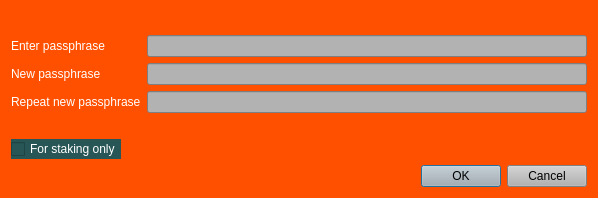
<?xml version="1.0" encoding="UTF-8"?>
<ui version="4.0">
 <class>AskPassphraseDialog</class>
 <widget class="QDialog" name="AskPassphraseDialog">
  <property name="geometry">
   <rect>
    <x>0</x>
    <y>0</y>
    <width>598</width>
    <height>198</height>
   </rect>
  </property>
  <property name="sizePolicy">
   <sizepolicy hsizetype="Preferred" vsizetype="Minimum">
    <horstretch>0</horstretch>
    <verstretch>0</verstretch>
   </sizepolicy>
  </property>
  <property name="minimumSize">
   <size>
    <width>550</width>
    <height>0</height>
   </size>
  </property>
  <property name="palette">
   <palette>
    <active>
     <colorrole role="WindowText">
      <brush brushstyle="SolidPattern">
       <color alpha="255">
        <red>255</red>
        <green>255</green>
        <blue>255</blue>
       </color>
      </brush>
     </colorrole>
     <colorrole role="Button">
      <brush brushstyle="SolidPattern">
       <color alpha="255">
        <red>255</red>
        <green>255</green>
        <blue>255</blue>
       </color>
      </brush>
     </colorrole>
     <colorrole role="Light">
      <brush brushstyle="SolidPattern">
       <color alpha="255">
        <red>207</red>
        <green>207</green>
        <blue>207</blue>
       </color>
      </brush>
     </colorrole>
     <colorrole role="Midlight">
      <brush brushstyle="SolidPattern">
       <color alpha="255">
        <red>172</red>
        <green>172</green>
        <blue>172</blue>
       </color>
      </brush>
     </colorrole>
     <colorrole role="Dark">
      <brush brushstyle="SolidPattern">
       <color alpha="255">
        <red>69</red>
        <green>69</green>
        <blue>69</blue>
       </color>
      </brush>
     </colorrole>
     <colorrole role="Mid">
      <brush brushstyle="SolidPattern">
       <color alpha="255">
        <red>92</red>
        <green>92</green>
        <blue>92</blue>
       </color>
      </brush>
     </colorrole>
     <colorrole role="Text">
      <brush brushstyle="SolidPattern">
       <color alpha="255">
        <red>255</red>
        <green>255</green>
        <blue>255</blue>
       </color>
      </brush>
     </colorrole>
     <colorrole role="BrightText">
      <brush brushstyle="SolidPattern">
       <color alpha="255">
        <red>255</red>
        <green>255</green>
        <blue>255</blue>
       </color>
      </brush>
     </colorrole>
     <colorrole role="ButtonText">
      <brush brushstyle="SolidPattern">
       <color alpha="255">
        <red>0</red>
        <green>0</green>
        <blue>0</blue>
       </color>
      </brush>
     </colorrole>
     <colorrole role="Base">
      <brush brushstyle="SolidPattern">
       <color alpha="255">
        <red>255</red>
        <green>80</green>
        <blue>0</blue>
       </color>
      </brush>
     </colorrole>
     <colorrole role="Window">
      <brush brushstyle="SolidPattern">
       <color alpha="255">
        <red>255</red>
        <green>80</green>
        <blue>0</blue>
       </color>
      </brush>
     </colorrole>
     <colorrole role="Shadow">
      <brush brushstyle="SolidPattern">
       <color alpha="255">
        <red>0</red>
        <green>0</green>
        <blue>0</blue>
       </color>
      </brush>
     </colorrole>
     <colorrole role="AlternateBase">
      <brush brushstyle="SolidPattern">
       <color alpha="255">
        <red>255</red>
        <green>80</green>
        <blue>0</blue>
       </color>
      </brush>
     </colorrole>
     <colorrole role="NoRole">
      <brush brushstyle="SolidPattern">
       <color alpha="255">
        <red>255</red>
        <green>80</green>
        <blue>0</blue>
       </color>
      </brush>
     </colorrole>
     <colorrole role="ToolTipBase">
      <brush brushstyle="SolidPattern">
       <color alpha="255">
        <red>255</red>
        <green>80</green>
        <blue>0</blue>
       </color>
      </brush>
     </colorrole>
     <colorrole role="ToolTipText">
      <brush brushstyle="SolidPattern">
       <color alpha="255">
        <red>255</red>
        <green>255</green>
        <blue>255</blue>
       </color>
      </brush>
     </colorrole>
    </active>
    <inactive>
     <colorrole role="WindowText">
      <brush brushstyle="SolidPattern">
       <color alpha="255">
        <red>255</red>
        <green>255</green>
        <blue>255</blue>
       </color>
      </brush>
     </colorrole>
     <colorrole role="Button">
      <brush brushstyle="SolidPattern">
       <color alpha="255">
        <red>255</red>
        <green>255</green>
        <blue>255</blue>
       </color>
      </brush>
     </colorrole>
     <colorrole role="Light">
      <brush brushstyle="SolidPattern">
       <color alpha="255">
        <red>207</red>
        <green>207</green>
        <blue>207</blue>
       </color>
      </brush>
     </colorrole>
     <colorrole role="Midlight">
      <brush brushstyle="SolidPattern">
       <color alpha="255">
        <red>172</red>
        <green>172</green>
        <blue>172</blue>
       </color>
      </brush>
     </colorrole>
     <colorrole role="Dark">
      <brush brushstyle="SolidPattern">
       <color alpha="255">
        <red>69</red>
        <green>69</green>
        <blue>69</blue>
       </color>
      </brush>
     </colorrole>
     <colorrole role="Mid">
      <brush brushstyle="SolidPattern">
       <color alpha="255">
        <red>92</red>
        <green>92</green>
        <blue>92</blue>
       </color>
      </brush>
     </colorrole>
     <colorrole role="Text">
      <brush brushstyle="SolidPattern">
       <color alpha="255">
        <red>255</red>
        <green>255</green>
        <blue>255</blue>
       </color>
      </brush>
     </colorrole>
     <colorrole role="BrightText">
      <brush brushstyle="SolidPattern">
       <color alpha="255">
        <red>255</red>
        <green>255</green>
        <blue>255</blue>
       </color>
      </brush>
     </colorrole>
     <colorrole role="ButtonText">
      <brush brushstyle="SolidPattern">
       <color alpha="255">
        <red>0</red>
        <green>0</green>
        <blue>0</blue>
       </color>
      </brush>
     </colorrole>
     <colorrole role="Base">
      <brush brushstyle="SolidPattern">
       <color alpha="255">
        <red>255</red>
        <green>80</green>
        <blue>0</blue>
       </color>
      </brush>
     </colorrole>
     <colorrole role="Window">
      <brush brushstyle="SolidPattern">
       <color alpha="255">
        <red>255</red>
        <green>80</green>
        <blue>0</blue>
       </color>
      </brush>
     </colorrole>
     <colorrole role="Shadow">
      <brush brushstyle="SolidPattern">
       <color alpha="255">
        <red>0</red>
        <green>0</green>
        <blue>0</blue>
       </color>
      </brush>
     </colorrole>
     <colorrole role="AlternateBase">
      <brush brushstyle="SolidPattern">
       <color alpha="255">
        <red>255</red>
        <green>80</green>
        <blue>0</blue>
       </color>
      </brush>
     </colorrole>
     <colorrole role="NoRole">
      <brush brushstyle="SolidPattern">
       <color alpha="255">
        <red>255</red>
        <green>80</green>
        <blue>0</blue>
       </color>
      </brush>
     </colorrole>
     <colorrole role="ToolTipBase">
      <brush brushstyle="SolidPattern">
       <color alpha="255">
        <red>255</red>
        <green>80</green>
        <blue>0</blue>
       </color>
      </brush>
     </colorrole>
     <colorrole role="ToolTipText">
      <brush brushstyle="SolidPattern">
       <color alpha="255">
        <red>255</red>
        <green>255</green>
        <blue>255</blue>
       </color>
      </brush>
     </colorrole>
    </inactive>
    <disabled>
     <colorrole role="WindowText">
      <brush brushstyle="SolidPattern">
       <color alpha="255">
        <red>69</red>
        <green>69</green>
        <blue>69</blue>
       </color>
      </brush>
     </colorrole>
     <colorrole role="Button">
      <brush brushstyle="SolidPattern">
       <color alpha="255">
        <red>255</red>
        <green>255</green>
        <blue>255</blue>
       </color>
      </brush>
     </colorrole>
     <colorrole role="Light">
      <brush brushstyle="SolidPattern">
       <color alpha="255">
        <red>207</red>
        <green>207</green>
        <blue>207</blue>
       </color>
      </brush>
     </colorrole>
     <colorrole role="Midlight">
      <brush brushstyle="SolidPattern">
       <color alpha="255">
        <red>172</red>
        <green>172</green>
        <blue>172</blue>
       </color>
      </brush>
     </colorrole>
     <colorrole role="Dark">
      <brush brushstyle="SolidPattern">
       <color alpha="255">
        <red>69</red>
        <green>69</green>
        <blue>69</blue>
       </color>
      </brush>
     </colorrole>
     <colorrole role="Mid">
      <brush brushstyle="SolidPattern">
       <color alpha="255">
        <red>92</red>
        <green>92</green>
        <blue>92</blue>
       </color>
      </brush>
     </colorrole>
     <colorrole role="Text">
      <brush brushstyle="SolidPattern">
       <color alpha="255">
        <red>69</red>
        <green>69</green>
        <blue>69</blue>
       </color>
      </brush>
     </colorrole>
     <colorrole role="BrightText">
      <brush brushstyle="SolidPattern">
       <color alpha="255">
        <red>255</red>
        <green>255</green>
        <blue>255</blue>
       </color>
      </brush>
     </colorrole>
     <colorrole role="ButtonText">
      <brush brushstyle="SolidPattern">
       <color alpha="255">
        <red>69</red>
        <green>69</green>
        <blue>69</blue>
       </color>
      </brush>
     </colorrole>
     <colorrole role="Base">
      <brush brushstyle="SolidPattern">
       <color alpha="255">
        <red>255</red>
        <green>80</green>
        <blue>0</blue>
       </color>
      </brush>
     </colorrole>
     <colorrole role="Window">
      <brush brushstyle="SolidPattern">
       <color alpha="255">
        <red>255</red>
        <green>80</green>
        <blue>0</blue>
       </color>
      </brush>
     </colorrole>
     <colorrole role="Shadow">
      <brush brushstyle="SolidPattern">
       <color alpha="255">
        <red>0</red>
        <green>0</green>
        <blue>0</blue>
       </color>
      </brush>
     </colorrole>
     <colorrole role="AlternateBase">
      <brush brushstyle="SolidPattern">
       <color alpha="255">
        <red>255</red>
        <green>80</green>
        <blue>0</blue>
       </color>
      </brush>
     </colorrole>
     <colorrole role="NoRole">
      <brush brushstyle="SolidPattern">
       <color alpha="255">
        <red>255</red>
        <green>80</green>
        <blue>0</blue>
       </color>
      </brush>
     </colorrole>
     <colorrole role="ToolTipBase">
      <brush brushstyle="SolidPattern">
       <color alpha="255">
        <red>255</red>
        <green>80</green>
        <blue>0</blue>
       </color>
      </brush>
     </colorrole>
     <colorrole role="ToolTipText">
      <brush brushstyle="SolidPattern">
       <color alpha="255">
        <red>255</red>
        <green>255</green>
        <blue>255</blue>
       </color>
      </brush>
     </colorrole>
    </disabled>
   </palette>
  </property>
  <property name="windowTitle">
   <string>Passphrase Dialog</string>
  </property>
  <property name="autoFillBackground">
   <bool>true</bool>
  </property>
  <layout class="QVBoxLayout" name="verticalLayout">
   <item>
    <widget class="QLabel" name="warningLabel">
     <property name="textFormat">
      <enum>Qt::RichText</enum>
     </property>
     <property name="wordWrap">
      <bool>true</bool>
     </property>
    </widget>
   </item>
   <item>
    <layout class="QFormLayout" name="formLayout">
     <property name="fieldGrowthPolicy">
      <enum>QFormLayout::AllNonFixedFieldsGrow</enum>
     </property>
     <item row="0" column="0">
      <widget class="QLabel" name="passLabel1">
       <property name="text">
        <string>&lt;html&gt;&lt;head/&gt;&lt;body&gt;&lt;p&gt;&lt;span style=&quot; color:#ffffff;&quot;&gt;Enter passphrase&lt;/span&gt;&lt;/p&gt;&lt;/body&gt;&lt;/html&gt;</string>
       </property>
      </widget>
     </item>
     <item row="0" column="1">
      <widget class="QLineEdit" name="passEdit1">
       <property name="palette">
        <palette>
         <active>
          <colorrole role="WindowText">
           <brush brushstyle="SolidPattern">
            <color alpha="255">
             <red>255</red>
             <green>255</green>
             <blue>255</blue>
            </color>
           </brush>
          </colorrole>
          <colorrole role="Button">
           <brush brushstyle="SolidPattern">
            <color alpha="255">
             <red>178</red>
             <green>178</green>
             <blue>178</blue>
            </color>
           </brush>
          </colorrole>
          <colorrole role="Text">
           <brush brushstyle="SolidPattern">
            <color alpha="255">
             <red>255</red>
             <green>255</green>
             <blue>255</blue>
            </color>
           </brush>
          </colorrole>
          <colorrole role="ButtonText">
           <brush brushstyle="SolidPattern">
            <color alpha="255">
             <red>255</red>
             <green>255</green>
             <blue>255</blue>
            </color>
           </brush>
          </colorrole>
          <colorrole role="Base">
           <brush brushstyle="SolidPattern">
            <color alpha="255">
             <red>178</red>
             <green>178</green>
             <blue>178</blue>
            </color>
           </brush>
          </colorrole>
          <colorrole role="Window">
           <brush brushstyle="SolidPattern">
            <color alpha="255">
             <red>178</red>
             <green>178</green>
             <blue>178</blue>
            </color>
           </brush>
          </colorrole>
          <colorrole role="Shadow">
           <brush brushstyle="SolidPattern">
            <color alpha="255">
             <red>90</red>
             <green>104</green>
             <blue>118</blue>
            </color>
           </brush>
          </colorrole>
          <colorrole role="ToolTipText">
           <brush brushstyle="SolidPattern">
            <color alpha="255">
             <red>255</red>
             <green>255</green>
             <blue>255</blue>
            </color>
           </brush>
          </colorrole>
         </active>
         <inactive>
          <colorrole role="WindowText">
           <brush brushstyle="SolidPattern">
            <color alpha="255">
             <red>255</red>
             <green>255</green>
             <blue>255</blue>
            </color>
           </brush>
          </colorrole>
          <colorrole role="Button">
           <brush brushstyle="SolidPattern">
            <color alpha="255">
             <red>178</red>
             <green>178</green>
             <blue>178</blue>
            </color>
           </brush>
          </colorrole>
          <colorrole role="Text">
           <brush brushstyle="SolidPattern">
            <color alpha="255">
             <red>255</red>
             <green>255</green>
             <blue>255</blue>
            </color>
           </brush>
          </colorrole>
          <colorrole role="ButtonText">
           <brush brushstyle="SolidPattern">
            <color alpha="255">
             <red>255</red>
             <green>255</green>
             <blue>255</blue>
            </color>
           </brush>
          </colorrole>
          <colorrole role="Base">
           <brush brushstyle="SolidPattern">
            <color alpha="255">
             <red>178</red>
             <green>178</green>
             <blue>178</blue>
            </color>
           </brush>
          </colorrole>
          <colorrole role="Window">
           <brush brushstyle="SolidPattern">
            <color alpha="255">
             <red>178</red>
             <green>178</green>
             <blue>178</blue>
            </color>
           </brush>
          </colorrole>
          <colorrole role="Shadow">
           <brush brushstyle="SolidPattern">
            <color alpha="255">
             <red>90</red>
             <green>104</green>
             <blue>118</blue>
            </color>
           </brush>
          </colorrole>
          <colorrole role="ToolTipText">
           <brush brushstyle="SolidPattern">
            <color alpha="255">
             <red>255</red>
             <green>255</green>
             <blue>255</blue>
            </color>
           </brush>
          </colorrole>
         </inactive>
         <disabled>
          <colorrole role="WindowText">
           <brush brushstyle="SolidPattern">
            <color alpha="255">
             <red>255</red>
             <green>255</green>
             <blue>255</blue>
            </color>
           </brush>
          </colorrole>
          <colorrole role="Button">
           <brush brushstyle="SolidPattern">
            <color alpha="255">
             <red>178</red>
             <green>178</green>
             <blue>178</blue>
            </color>
           </brush>
          </colorrole>
          <colorrole role="Text">
           <brush brushstyle="SolidPattern">
            <color alpha="255">
             <red>255</red>
             <green>255</green>
             <blue>255</blue>
            </color>
           </brush>
          </colorrole>
          <colorrole role="ButtonText">
           <brush brushstyle="SolidPattern">
            <color alpha="255">
             <red>255</red>
             <green>255</green>
             <blue>255</blue>
            </color>
           </brush>
          </colorrole>
          <colorrole role="Base">
           <brush brushstyle="SolidPattern">
            <color alpha="255">
             <red>178</red>
             <green>178</green>
             <blue>178</blue>
            </color>
           </brush>
          </colorrole>
          <colorrole role="Window">
           <brush brushstyle="SolidPattern">
            <color alpha="255">
             <red>178</red>
             <green>178</green>
             <blue>178</blue>
            </color>
           </brush>
          </colorrole>
          <colorrole role="Shadow">
           <brush brushstyle="SolidPattern">
            <color alpha="255">
             <red>90</red>
             <green>104</green>
             <blue>118</blue>
            </color>
           </brush>
          </colorrole>
          <colorrole role="ToolTipText">
           <brush brushstyle="SolidPattern">
            <color alpha="255">
             <red>255</red>
             <green>255</green>
             <blue>255</blue>
            </color>
           </brush>
          </colorrole>
         </disabled>
        </palette>
       </property>
       <property name="autoFillBackground">
        <bool>false</bool>
       </property>
       <property name="styleSheet">
        <string notr="true">background-color: rgb(178, 178, 178);
color: rgb(255,255,255);</string>
       </property>
       <property name="echoMode">
        <enum>QLineEdit::Password</enum>
       </property>
      </widget>
     </item>
     <item row="1" column="0">
      <widget class="QLabel" name="passLabel2">
       <property name="text">
        <string>&lt;html&gt;&lt;head/&gt;&lt;body&gt;&lt;p&gt;&lt;span style=&quot; color:#ffffff;&quot;&gt;New passphrase&lt;/span&gt;&lt;/p&gt;&lt;/body&gt;&lt;/html&gt;</string>
       </property>
      </widget>
     </item>
     <item row="1" column="1">
      <widget class="QLineEdit" name="passEdit2">
       <property name="palette">
        <palette>
         <active>
          <colorrole role="WindowText">
           <brush brushstyle="SolidPattern">
            <color alpha="255">
             <red>255</red>
             <green>255</green>
             <blue>255</blue>
            </color>
           </brush>
          </colorrole>
          <colorrole role="Button">
           <brush brushstyle="SolidPattern">
            <color alpha="255">
             <red>178</red>
             <green>178</green>
             <blue>178</blue>
            </color>
           </brush>
          </colorrole>
          <colorrole role="Text">
           <brush brushstyle="SolidPattern">
            <color alpha="255">
             <red>255</red>
             <green>255</green>
             <blue>255</blue>
            </color>
           </brush>
          </colorrole>
          <colorrole role="ButtonText">
           <brush brushstyle="SolidPattern">
            <color alpha="255">
             <red>255</red>
             <green>255</green>
             <blue>255</blue>
            </color>
           </brush>
          </colorrole>
          <colorrole role="Base">
           <brush brushstyle="SolidPattern">
            <color alpha="255">
             <red>178</red>
             <green>178</green>
             <blue>178</blue>
            </color>
           </brush>
          </colorrole>
          <colorrole role="Window">
           <brush brushstyle="SolidPattern">
            <color alpha="255">
             <red>178</red>
             <green>178</green>
             <blue>178</blue>
            </color>
           </brush>
          </colorrole>
          <colorrole role="Shadow">
           <brush brushstyle="SolidPattern">
            <color alpha="255">
             <red>90</red>
             <green>104</green>
             <blue>118</blue>
            </color>
           </brush>
          </colorrole>
         </active>
         <inactive>
          <colorrole role="WindowText">
           <brush brushstyle="SolidPattern">
            <color alpha="255">
             <red>255</red>
             <green>255</green>
             <blue>255</blue>
            </color>
           </brush>
          </colorrole>
          <colorrole role="Button">
           <brush brushstyle="SolidPattern">
            <color alpha="255">
             <red>178</red>
             <green>178</green>
             <blue>178</blue>
            </color>
           </brush>
          </colorrole>
          <colorrole role="Text">
           <brush brushstyle="SolidPattern">
            <color alpha="255">
             <red>255</red>
             <green>255</green>
             <blue>255</blue>
            </color>
           </brush>
          </colorrole>
          <colorrole role="ButtonText">
           <brush brushstyle="SolidPattern">
            <color alpha="255">
             <red>255</red>
             <green>255</green>
             <blue>255</blue>
            </color>
           </brush>
          </colorrole>
          <colorrole role="Base">
           <brush brushstyle="SolidPattern">
            <color alpha="255">
             <red>178</red>
             <green>178</green>
             <blue>178</blue>
            </color>
           </brush>
          </colorrole>
          <colorrole role="Window">
           <brush brushstyle="SolidPattern">
            <color alpha="255">
             <red>178</red>
             <green>178</green>
             <blue>178</blue>
            </color>
           </brush>
          </colorrole>
          <colorrole role="Shadow">
           <brush brushstyle="SolidPattern">
            <color alpha="255">
             <red>90</red>
             <green>104</green>
             <blue>118</blue>
            </color>
           </brush>
          </colorrole>
         </inactive>
         <disabled>
          <colorrole role="WindowText">
           <brush brushstyle="SolidPattern">
            <color alpha="255">
             <red>255</red>
             <green>255</green>
             <blue>255</blue>
            </color>
           </brush>
          </colorrole>
          <colorrole role="Button">
           <brush brushstyle="SolidPattern">
            <color alpha="255">
             <red>178</red>
             <green>178</green>
             <blue>178</blue>
            </color>
           </brush>
          </colorrole>
          <colorrole role="Text">
           <brush brushstyle="SolidPattern">
            <color alpha="255">
             <red>255</red>
             <green>255</green>
             <blue>255</blue>
            </color>
           </brush>
          </colorrole>
          <colorrole role="ButtonText">
           <brush brushstyle="SolidPattern">
            <color alpha="255">
             <red>255</red>
             <green>255</green>
             <blue>255</blue>
            </color>
           </brush>
          </colorrole>
          <colorrole role="Base">
           <brush brushstyle="SolidPattern">
            <color alpha="255">
             <red>178</red>
             <green>178</green>
             <blue>178</blue>
            </color>
           </brush>
          </colorrole>
          <colorrole role="Window">
           <brush brushstyle="SolidPattern">
            <color alpha="255">
             <red>178</red>
             <green>178</green>
             <blue>178</blue>
            </color>
           </brush>
          </colorrole>
          <colorrole role="Shadow">
           <brush brushstyle="SolidPattern">
            <color alpha="255">
             <red>90</red>
             <green>104</green>
             <blue>118</blue>
            </color>
           </brush>
          </colorrole>
         </disabled>
        </palette>
       </property>
       <property name="autoFillBackground">
        <bool>false</bool>
       </property>
       <property name="styleSheet">
        <string notr="true">background-color: rgb(178, 178, 178);
color: rgb(255,255,255);</string>
       </property>
       <property name="echoMode">
        <enum>QLineEdit::Password</enum>
       </property>
      </widget>
     </item>
     <item row="2" column="0">
      <widget class="QLabel" name="passLabel3">
       <property name="text">
        <string>&lt;html&gt;&lt;head/&gt;&lt;body&gt;&lt;p&gt;&lt;span style=&quot; color:#ffffff;&quot;&gt;Repeat new passphrase&lt;/span&gt;&lt;/p&gt;&lt;/body&gt;&lt;/html&gt;</string>
       </property>
      </widget>
     </item>
     <item row="2" column="1">
      <widget class="QLineEdit" name="passEdit3">
       <property name="palette">
        <palette>
         <active>
          <colorrole role="WindowText">
           <brush brushstyle="SolidPattern">
            <color alpha="255">
             <red>255</red>
             <green>255</green>
             <blue>255</blue>
            </color>
           </brush>
          </colorrole>
          <colorrole role="Button">
           <brush brushstyle="SolidPattern">
            <color alpha="255">
             <red>178</red>
             <green>178</green>
             <blue>178</blue>
            </color>
           </brush>
          </colorrole>
          <colorrole role="Text">
           <brush brushstyle="SolidPattern">
            <color alpha="255">
             <red>255</red>
             <green>255</green>
             <blue>255</blue>
            </color>
           </brush>
          </colorrole>
          <colorrole role="ButtonText">
           <brush brushstyle="SolidPattern">
            <color alpha="255">
             <red>255</red>
             <green>255</green>
             <blue>255</blue>
            </color>
           </brush>
          </colorrole>
          <colorrole role="Base">
           <brush brushstyle="SolidPattern">
            <color alpha="255">
             <red>178</red>
             <green>178</green>
             <blue>178</blue>
            </color>
           </brush>
          </colorrole>
          <colorrole role="Window">
           <brush brushstyle="SolidPattern">
            <color alpha="255">
             <red>178</red>
             <green>178</green>
             <blue>178</blue>
            </color>
           </brush>
          </colorrole>
          <colorrole role="Shadow">
           <brush brushstyle="SolidPattern">
            <color alpha="255">
             <red>90</red>
             <green>104</green>
             <blue>118</blue>
            </color>
           </brush>
          </colorrole>
         </active>
         <inactive>
          <colorrole role="WindowText">
           <brush brushstyle="SolidPattern">
            <color alpha="255">
             <red>255</red>
             <green>255</green>
             <blue>255</blue>
            </color>
           </brush>
          </colorrole>
          <colorrole role="Button">
           <brush brushstyle="SolidPattern">
            <color alpha="255">
             <red>178</red>
             <green>178</green>
             <blue>178</blue>
            </color>
           </brush>
          </colorrole>
          <colorrole role="Text">
           <brush brushstyle="SolidPattern">
            <color alpha="255">
             <red>255</red>
             <green>255</green>
             <blue>255</blue>
            </color>
           </brush>
          </colorrole>
          <colorrole role="ButtonText">
           <brush brushstyle="SolidPattern">
            <color alpha="255">
             <red>255</red>
             <green>255</green>
             <blue>255</blue>
            </color>
           </brush>
          </colorrole>
          <colorrole role="Base">
           <brush brushstyle="SolidPattern">
            <color alpha="255">
             <red>178</red>
             <green>178</green>
             <blue>178</blue>
            </color>
           </brush>
          </colorrole>
          <colorrole role="Window">
           <brush brushstyle="SolidPattern">
            <color alpha="255">
             <red>178</red>
             <green>178</green>
             <blue>178</blue>
            </color>
           </brush>
          </colorrole>
          <colorrole role="Shadow">
           <brush brushstyle="SolidPattern">
            <color alpha="255">
             <red>90</red>
             <green>104</green>
             <blue>118</blue>
            </color>
           </brush>
          </colorrole>
         </inactive>
         <disabled>
          <colorrole role="WindowText">
           <brush brushstyle="SolidPattern">
            <color alpha="255">
             <red>255</red>
             <green>255</green>
             <blue>255</blue>
            </color>
           </brush>
          </colorrole>
          <colorrole role="Button">
           <brush brushstyle="SolidPattern">
            <color alpha="255">
             <red>178</red>
             <green>178</green>
             <blue>178</blue>
            </color>
           </brush>
          </colorrole>
          <colorrole role="Text">
           <brush brushstyle="SolidPattern">
            <color alpha="255">
             <red>255</red>
             <green>255</green>
             <blue>255</blue>
            </color>
           </brush>
          </colorrole>
          <colorrole role="ButtonText">
           <brush brushstyle="SolidPattern">
            <color alpha="255">
             <red>255</red>
             <green>255</green>
             <blue>255</blue>
            </color>
           </brush>
          </colorrole>
          <colorrole role="Base">
           <brush brushstyle="SolidPattern">
            <color alpha="255">
             <red>178</red>
             <green>178</green>
             <blue>178</blue>
            </color>
           </brush>
          </colorrole>
          <colorrole role="Window">
           <brush brushstyle="SolidPattern">
            <color alpha="255">
             <red>178</red>
             <green>178</green>
             <blue>178</blue>
            </color>
           </brush>
          </colorrole>
          <colorrole role="Shadow">
           <brush brushstyle="SolidPattern">
            <color alpha="255">
             <red>90</red>
             <green>104</green>
             <blue>118</blue>
            </color>
           </brush>
          </colorrole>
         </disabled>
        </palette>
       </property>
       <property name="autoFillBackground">
        <bool>false</bool>
       </property>
       <property name="styleSheet">
        <string notr="true">background-color: rgb(178, 178, 178);
color: rgb(255,255,255);</string>
       </property>
       <property name="echoMode">
        <enum>QLineEdit::Password</enum>
       </property>
      </widget>
     </item>
     <item row="3" column="1">
      <widget class="QLabel" name="capsLabel">
       <property name="font">
        <font>
         <weight>75</weight>
         <bold>true</bold>
        </font>
       </property>
       <property name="text">
        <string/>
       </property>
       <property name="alignment">
        <set>Qt::AlignCenter</set>
       </property>
      </widget>
     </item>
     <item row="4" column="0">
      <widget class="QCheckBox" name="stakingCheckBox">
       <property name="enabled">
        <bool>true</bool>
       </property>
       <property name="visible">
        <bool>true</bool>
       </property>
       <property name="toolTip">
        <string>Serves to disable the trivial sendmoney when OS account compromised. Provides no real security.</string>
       </property>
       <property name="styleSheet">
        <string notr="true">background-color: rgb(40, 86, 86);
color: rgb(255, 255, 255);</string>
       </property>
       <property name="text">
        <string>For staking only</string>
       </property>
      </widget>
     </item>
    </layout>
   </item>
   <item>
    <widget class="QDialogButtonBox" name="buttonBox">
     <property name="palette">
      <palette>
       <active>
        <colorrole role="Button">
         <brush brushstyle="SolidPattern">
          <color alpha="255">
           <red>178</red>
           <green>178</green>
           <blue>178</blue>
          </color>
         </brush>
        </colorrole>
        <colorrole role="ButtonText">
         <brush brushstyle="SolidPattern">
          <color alpha="255">
           <red>255</red>
           <green>255</green>
           <blue>255</blue>
          </color>
         </brush>
        </colorrole>
        <colorrole role="Base">
         <brush brushstyle="SolidPattern">
          <color alpha="255">
           <red>178</red>
           <green>178</green>
           <blue>178</blue>
          </color>
         </brush>
        </colorrole>
        <colorrole role="Window">
         <brush brushstyle="SolidPattern">
          <color alpha="255">
           <red>178</red>
           <green>178</green>
           <blue>178</blue>
          </color>
         </brush>
        </colorrole>
        <colorrole role="Highlight">
         <brush brushstyle="SolidPattern">
          <color alpha="255">
           <red>240</red>
           <green>119</green>
           <blue>70</blue>
          </color>
         </brush>
        </colorrole>
       </active>
       <inactive>
        <colorrole role="Button">
         <brush brushstyle="SolidPattern">
          <color alpha="255">
           <red>178</red>
           <green>178</green>
           <blue>178</blue>
          </color>
         </brush>
        </colorrole>
        <colorrole role="ButtonText">
         <brush brushstyle="SolidPattern">
          <color alpha="255">
           <red>255</red>
           <green>255</green>
           <blue>255</blue>
          </color>
         </brush>
        </colorrole>
        <colorrole role="Base">
         <brush brushstyle="SolidPattern">
          <color alpha="255">
           <red>178</red>
           <green>178</green>
           <blue>178</blue>
          </color>
         </brush>
        </colorrole>
        <colorrole role="Window">
         <brush brushstyle="SolidPattern">
          <color alpha="255">
           <red>178</red>
           <green>178</green>
           <blue>178</blue>
          </color>
         </brush>
        </colorrole>
        <colorrole role="Highlight">
         <brush brushstyle="SolidPattern">
          <color alpha="255">
           <red>178</red>
           <green>178</green>
           <blue>178</blue>
          </color>
         </brush>
        </colorrole>
       </inactive>
       <disabled>
        <colorrole role="Button">
         <brush brushstyle="SolidPattern">
          <color alpha="255">
           <red>178</red>
           <green>178</green>
           <blue>178</blue>
          </color>
         </brush>
        </colorrole>
        <colorrole role="ButtonText">
         <brush brushstyle="SolidPattern">
          <color alpha="255">
           <red>138</red>
           <green>138</green>
           <blue>138</blue>
          </color>
         </brush>
        </colorrole>
        <colorrole role="Base">
         <brush brushstyle="SolidPattern">
          <color alpha="255">
           <red>178</red>
           <green>178</green>
           <blue>178</blue>
          </color>
         </brush>
        </colorrole>
        <colorrole role="Window">
         <brush brushstyle="SolidPattern">
          <color alpha="255">
           <red>178</red>
           <green>178</green>
           <blue>178</blue>
          </color>
         </brush>
        </colorrole>
        <colorrole role="Highlight">
         <brush brushstyle="SolidPattern">
          <color alpha="255">
           <red>178</red>
           <green>178</green>
           <blue>178</blue>
          </color>
         </brush>
        </colorrole>
       </disabled>
      </palette>
     </property>
     <property name="autoFillBackground">
      <bool>false</bool>
     </property>
     <property name="styleSheet">
      <string notr="true">background-color: rgb(178, 178, 178);</string>
     </property>
     <property name="orientation">
      <enum>Qt::Horizontal</enum>
     </property>
     <property name="standardButtons">
      <set>QDialogButtonBox::Cancel|QDialogButtonBox::Ok</set>
     </property>
    </widget>
   </item>
  </layout>
 </widget>
 <resources/>
 <connections>
  <connection>
   <sender>buttonBox</sender>
   <signal>accepted()</signal>
   <receiver>AskPassphraseDialog</receiver>
   <slot>accept()</slot>
   <hints>
    <hint type="sourcelabel">
     <x>248</x>
     <y>254</y>
    </hint>
    <hint type="destinationlabel">
     <x>157</x>
     <y>274</y>
    </hint>
   </hints>
  </connection>
  <connection>
   <sender>buttonBox</sender>
   <signal>rejected()</signal>
   <receiver>AskPassphraseDialog</receiver>
   <slot>reject()</slot>
   <hints>
    <hint type="sourcelabel">
     <x>316</x>
     <y>260</y>
    </hint>
    <hint type="destinationlabel">
     <x>286</x>
     <y>274</y>
    </hint>
   </hints>
  </connection>
 </connections>
</ui>
